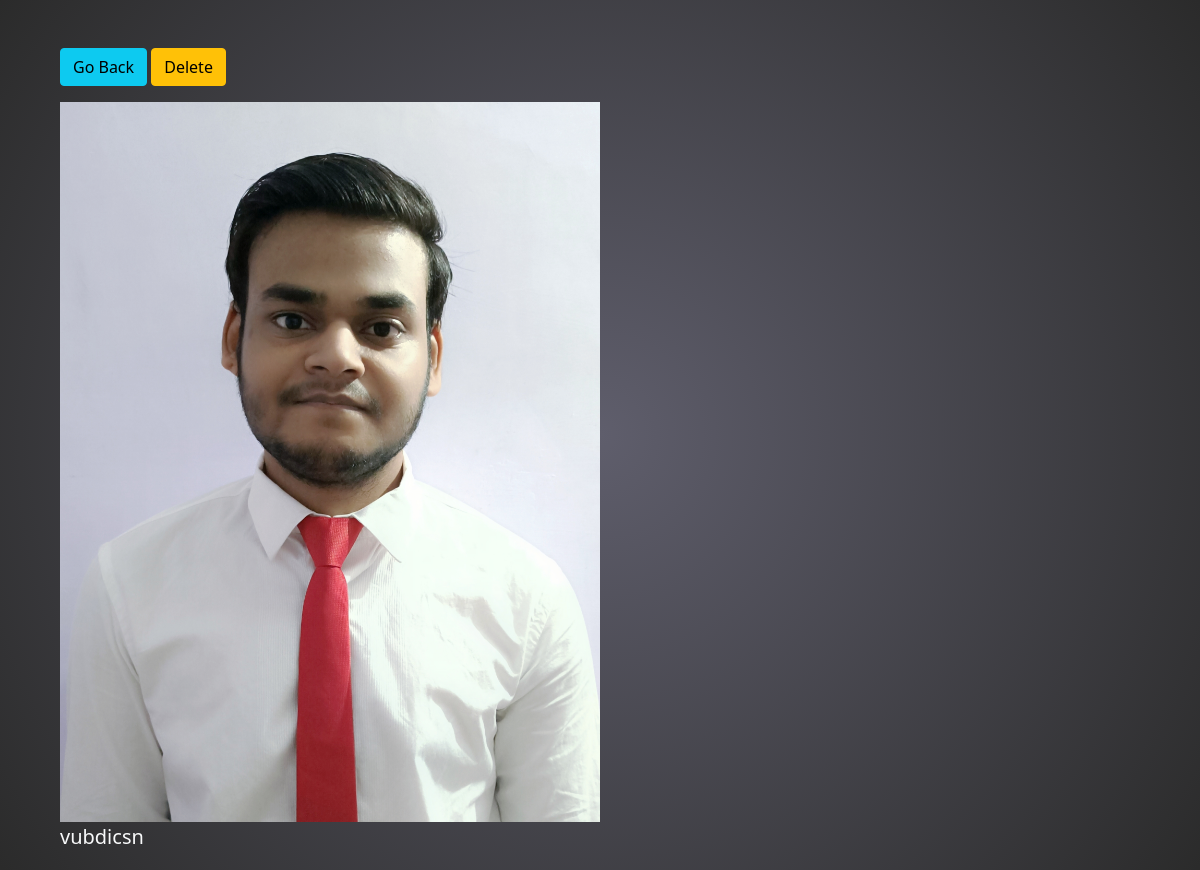
Screenshot of /photos/4/ (signed in) with the database file from the repository.
### photos/models.py (models this page shows, shortened)
class Photo(models.Model):
    desc = models.TextField()
    image = models.ImageField(null=False,blank = False)
    category = models.ForeignKey(Category,on_delete= models.SET_NULL,null = True,blank = True)

### photos/views.py (the view)
# urls.py: path('photos/<str:pk>/',views.viewPhoto,name = 'Photo'),
@login_required(login_url = 'login')
def viewPhoto(request,pk):
    image = Photo.objects.get(id = pk)
    return render(request,'photos/photo.html',{'image' : image})

### photos/templates/photos/photo.html (shortened to what this page needs)
<!DOCTYPE html>
<html>
    <head>
<link href="https://cdn.jsdelivr.net/npm/bootstrap@5.0.2/dist/css/bootstrap.min.css" rel="stylesheet">
    </head>
    <body class = "m-5" style = "background: rgb(95,94,108);
background: radial-gradient(circle, rgba(95,94,108,1) 0%, rgba(1,1,1,0.8354692218684349) 100%);">
        <div class="container">
            <div class="row justify-content-center">
                <div class="col">
                    <a  href="{% url 'gallery' %}"  class= "btn btn-info btn-small mb-3">Go Back</a>
                    <a  href="{% url 'deletephoto' image.id %}"  class= "btn btn-warning btn-small mb-3">Delete</a>
                    <div style = "height : 90vh;" >
                        <img style = "max-width:100%; max-height:100%;" src = '{{ image.image.url}}' alt = "went bad">
                        <p class = "lead text-light">{{image.desc}}</p>
                    </div>
                </div>
            </div>
        </div>
    </body>
</html>

### rows the page displays
Photo: image (picture), desc "vubdicsn"
